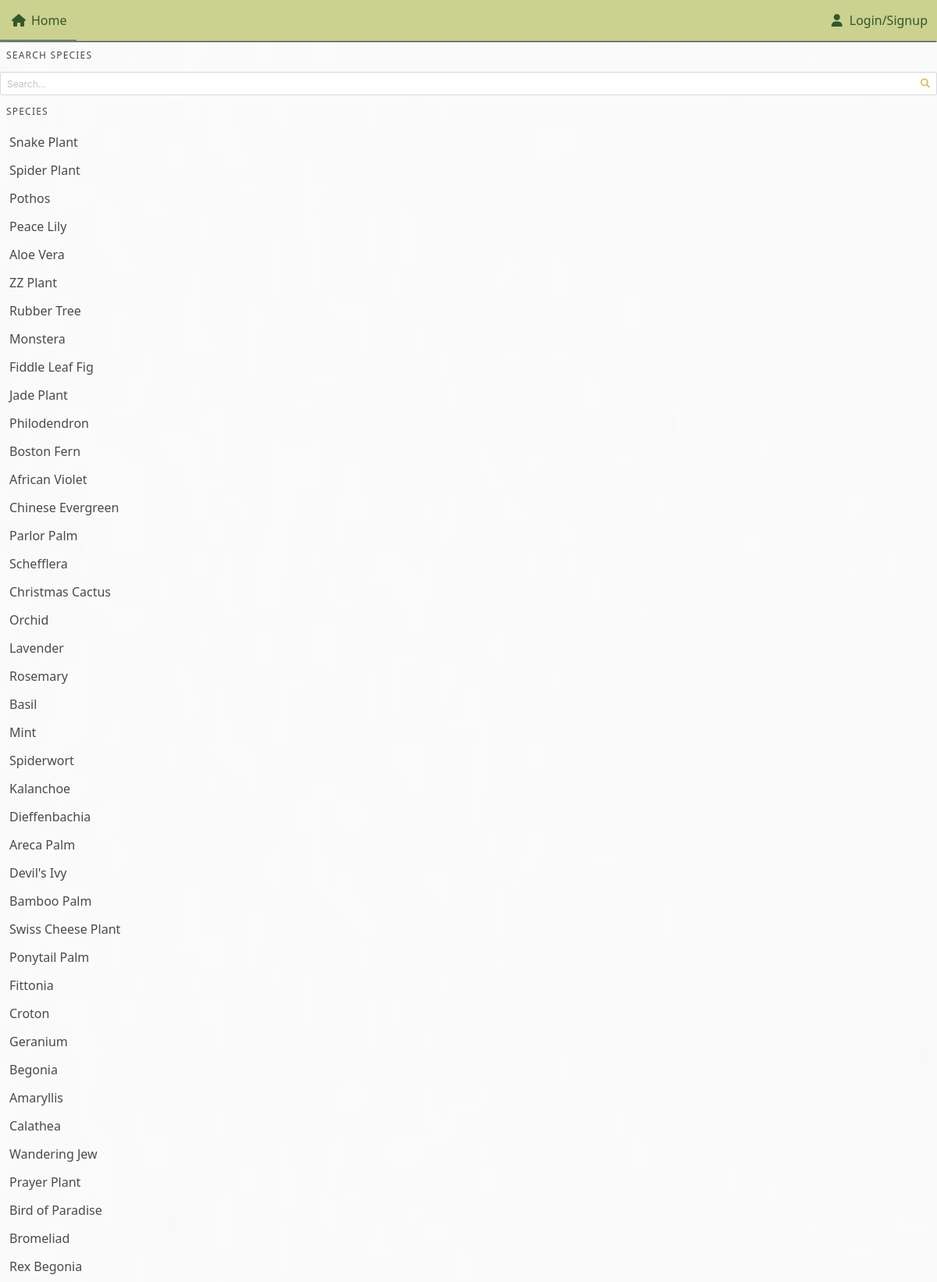
The app's page /species/ (upper part) with its own data.
### plant_collection/models.py (models this page shows, shortened)
class Species(models.Model):
    name = models.CharField(max_length=64)
    slug = models.SlugField(default="bugged-species")
    def __str__(self):
        return self.name

### plant_collection/views.py (the view)
# urls.py: path('species/', views.mobile_specie_search.as_view(), name='mobile_specie_search'),
class mobile_specie_search(generic.View):
    template_name = "plant_collection/mobile_specie_search.html"
    def get(self, request):
        species = Species.objects.all()
        context = {"species": species}
        return render(request, self.template_name, context)

### plant_collection/templates/plant_collection/mobile_specie_search.html (shortened to what this page needs)
{% extends "base.html" %}
{% block header %}
{% load static %}
{% endblock %}
{% block content %}
<aside class='menu mt-2'>
    <p class='menu-label ml-2'>
        <label for='ajax-search'>Search Species</label>
    </p>
    <div class="control has-icons-right">
        <input id='ajax-search' class="input is-small" type="text" name='search'
        placeholder="Search...">
        <span class="icon is-small is-right">
        </span>
    </div>
    <p class='menu-label ml-2'>Species</p>
    <ul class='menu-list' style='overflow:auto; height:145vh; scrollbar-width: thin;'>
        {% for specie in species %}
        <li><a href="{% url 'plant_collection:species_list' nam=specie.name|slugify %}" class='specie-list'>{{specie}}</a></li>
        {% endfor %}
    </ul>
</aside>
{% endblock %}

### plant_collection/static/plant_collection/css/coloring.css (style rules this page uses)
a { color: #3A6B35 ; }

### records on screen
Species: name "Snake Plant"
Species: name "Spider Plant"
Species: name "Pothos"
Species: name "Peace Lily"
Species: name "Aloe Vera"
Species: name "ZZ Plant"
Species: name "Rubber Tree"
Species: name "Monstera"
Species: name "Fiddle Leaf Fig"
Species: name "Jade Plant"
Species: name "Philodendron"
Species: name "Boston Fern"
Species: name "African Violet"
Species: name "Chinese Evergreen"
Species: name "Parlor Palm"
Species: name "Schefflera"
Species: name "Christmas Cactus"
Species: name "Orchid"
Species: name "Lavender"
Species: name "Rosemary"
Species: name "Basil"
Species: name "Mint"
Species: name "Spiderwort"
Species: name "Kalanchoe"
Species: name "Dieffenbachia"
Species: name "Areca Palm"
Species: name "Devil's Ivy"
Species: name "Bamboo Palm"
Species: name "Swiss Cheese Plant"
Species: name "Ponytail Palm"
Species: name "Fittonia"
Species: name "Croton"
Species: name "Geranium"
Species: name "Begonia"
Species: name "Amaryllis"
Species: name "Calathea"
Species: name "Wandering Jew"
Species: name "Prayer Plant"
Species: name "Bird of Paradise"
Species: name "Bromeliad"
Species: name "Rex Begonia"
